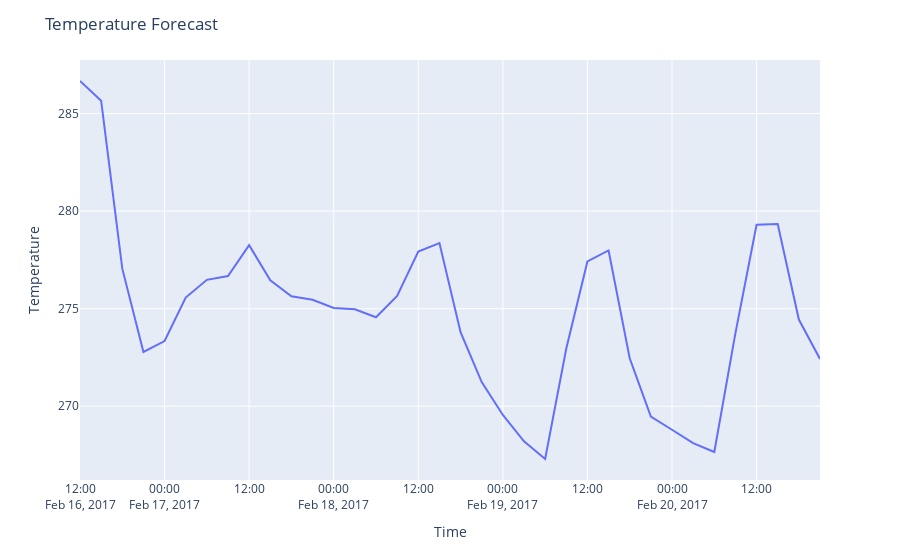

The cell this chart's notebook holds for it:
### Code cell
fig = px.line(x=time, y=temp)
fig.update_layout(title='Temperature Forecast', xaxis_title='Time', yaxis_title='Temperature')
fig.show()

### Figure 1 — Plotly figure (JSON) as saved in the notebook; plotly's stock layout.template omitted (floating-point values rounded to 4 significant figures)
{"data": [{"hovertemplate": "x=%{x}<br>y=%{y}<extra></extra>", "legendgroup": "", "line": {"color": "#636efa", "dash": "solid"}, "marker": {"symbol": "circle"}, "mode": "lines", "name": "", "orientation": "v", "showlegend": false, "type": "scatter", "x": ["2017-02-16 12:00:00", "2017-02-16 15:00:00", "2017-02-16 18:00:00", "2017-02-16 21:00:00", "2017-02-17 00:00:00", "2017-02-17 03:00:00", "2017-02-17 06:00:00", "2017-02-17 09:00:00", "2017-02-17 12:00:00", "2017-02-17 15:00:00", "2017-02-17 18:00:00", "2017-02-17 21:00:00", "2017-02-18 00:00:00", "2017-02-18 03:00:00", "2017-02-18 06:00:00", "2017-02-18 09:00:00", "2017-02-18 12:00:00", "2017-02-18 15:00:00", "2017-02-18 18:00:00", "2017-02-18 21:00:00", "2017-02-19 00:00:00", "2017-02-19 03:00:00", "2017-02-19 06:00:00", "2017-02-19 09:00:00", "2017-02-19 12:00:00", "2017-02-19 15:00:00", "2017-02-19 18:00:00", "2017-02-19 21:00:00", "2017-02-20 00:00:00", "2017-02-20 03:00:00", "2017-02-20 06:00:00", "2017-02-20 09:00:00", "2017-02-20 12:00:00", "2017-02-20 15:00:00", "2017-02-20 18:00:00", "2017-02-20 21:00:00"], "xaxis": "x", "y": [286.7, 285.7, 277.1, 272.8, 273.3, 275.6, 276.5, 276.7, 278.3, 276.5, 275.6, 275.5, 275.0, 275.0, 274.6, 275.6, 277.9, 278.4, 273.8, 271.2, 269.6, 268.2, 267.3, 273.0, 277.4, 278.0, 272.5, 269.5, 268.8, 268.1, 267.7, 273.8, 279.3, 279.3, 274.4, 272.4], "yaxis": "y"}], "layout": {"legend": {"tracegroupgap": 0}, "margin": {"t": 60}, "title": {"text": "Temperature Forecast"}, "xaxis": {"anchor": "y", "domain": [0, 1], "title": {"text": "Time"}}, "yaxis": {"anchor": "x", "domain": [0, 1], "title": {"text": "Temperature"}}}}
